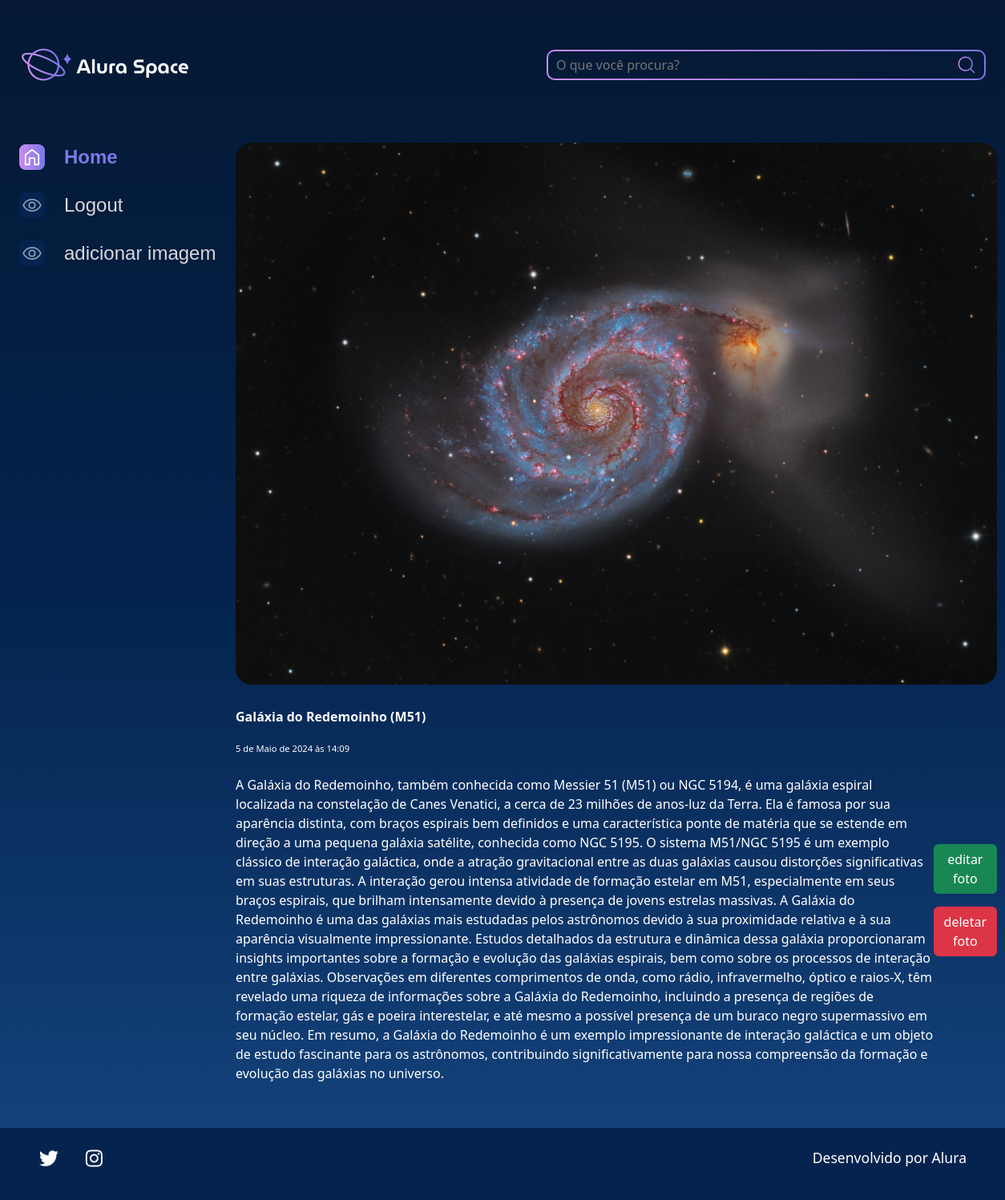
Screenshot of /imagem/4/ (signed in) with the database file from the repository.
### apps/galeria/models.py (models this page shows, shortened)
class Fotografia(models.Model):
    CATEGORIA_CHOISES = [
        ("NEBULOSA", "nebulosa"),
        ("ESTRELA", "estrela"),
        ("GALÁXIA", "galáxia"),
        ("PLANETA", "planeta"),
    ]
    nome = models.CharField(max_length=100, null=False, blank=False)
    legenda = models.CharField(max_length=200, null=False, blank=False)
    categoria = models.CharField(max_length=100, choices=CATEGORIA_CHOISES, default='')
    descricao = models.TextField(null=False, blank=False)
    data = models.DateTimeField(default=datetime.now, blank=False)
    foto = models.ImageField(upload_to='galeria/', blank=True)
    publicada = models.BooleanField(default=True)
    usuario = models.ForeignKey(
        to=User,
        on_delete=models.SET_NULL,
        null=True,
        blank=False,
        related_name="user",
    )

### apps/galeria/views.py (the view)
# urls.py: path('imagem/<int:pk>/', views.detail, name="detail"),
def detail(request, pk):
    if not request.user.is_authenticated:
        messages.error(request, "você precisa está logado para acessar o nosso site!")
        return redirect('usuarios:login')
    fotografia = get_object_or_404(Fotografia, pk=pk)
    return render(request, 'galeria/imagem.html', {
        "fotografia": fotografia,
    })

### core/templates/galeria/imagem.html (shortened to what this page needs)
{% extends '../shared/base.html' %}
{% load static %}
{% block style %}
    <link href="https://cdn.jsdelivr.net/npm/bootstrap@5.2.2/dist/css/bootstrap.min.css" rel="stylesheet">
{% endblock %}
{% block conteudo %}
    <section class="conteudo">
        <section class="imagem">
            <div class="imagem__conteudo">
                {% if fotografia.foto %}
                    <img class="imagem__imagem" src="{{ fotografia.foto.url }}">
                {% else %}
                    <div class="col-12 text-center" style="margin-bottom: 10px;">
                            <div class="alert alert-danger" role="alert">
                                A fotografia não possui foto cadastrada no nosso sistema!
                            </div>
                    </div>
                {% endif %}
                <div class="imagem__info">
                    <div class="imagem__texto">
                        <p class="imagem__titulo">{{ fotografia.nome }}</p>
                        <p class="imagem__descricao">{{ fotografia.data }}</p>
                        <p class="imagem__texto">{{ fotografia.descricao }}</p>
                    </div>
                    <div class="imagem__texto">
                        <div class="mb-3">
                           <a href="{% url 'galeria:editar_foto' fotografia.id %}"><button class="btn btn-success col-12" style="padding: top 5px;" >editar foto</button></a>
                        </div>
                        <div>
                            <a href="{% url 'galeria:deletar_foto' fotografia.id %}"><button class="btn btn-danger col-12" style="padding: top 5px;">deletar foto</button></a>
                        </div>
                    </div>
                </div>
            </div>
        </section>
    </section>
{% endblock %}

### core/static/css/style.css (style rules this page uses)
html, body, div, span, applet, object, iframe, h1, h2, h3, h4, h5, h6, p, blockquote, pre, a, abbr, acronym, address, big, cite, code, del, dfn, em, img, ins, kbd, q, s, samp, small, strike, strong, sub, sup, tt, var, b, u, i, center, dl, dt, dd, ol, ul, li, fieldset, form, label, legend, table, caption, tbody, tfoot, thead, tr, th, td, article, aside, canvas, details, embed, figure, figcaption, footer, header, hgroup, menu, nav, output, ruby, section, summary, time, mark, audio, video { margin: 0; padding: 0; border: 0; font-size: 100%; font: inherit; vertical-align: baseline; }
article, aside, details, figcaption, figure, footer, header, hgroup, menu, nav, section { display: block; }
body { line-height: 1; font-family: 'Space Grotesk', sans-serif; min-height: 100vh; background: linear-gradient(#041833,#04244F,#154580); background-repeat: no-repeat; background-position: center; background-size: cover; }
.imagem { display: flex; justify-content: center; align-items: center; }
.imagem__conteudo { background-color: transparent; display: flex; flex-direction: column; border-radius: 20px 20px 0 0; width: 950px; }
.imagem__imagem { width: 100%; border-radius: 20px; }
.imagem__info { font-size: 1.2rem; display: flex; justify-content: space-between; align-items: center; margin-bottom: 1rem; margin-top: 1rem; }
.imagem__texto { display: flex; flex-direction: column; justify-content: space-between; color: #FFFFFF; margin-top: 0.5rem; }
.imagem__titulo { font-weight: bold; line-height: 2rem; color: #FFFFFF; }
.imagem__texto { font-size: 1rem; }
.imagem__descricao { font-size: 0.7rem; }
button { background-color: transparent; border: none; }
.col-12 { flex: 0 0 auto; width: 100%; }
.btn { --bs-btn-padding-x: 0.75rem; --bs-btn-padding-y: 0.375rem; --bs-btn-font-family: ; --bs-btn-font-size: 1rem; --bs-btn-font-weight: 400; --bs-btn-line-height: 1.5; --bs-btn-color: #212529; --bs-btn-bg: transparent; --bs-btn-border-width: 1px; --bs-btn-border-color: transparent; --bs-btn-border-radius: 0.375rem; --bs-btn-hover-border-color: transparent; --bs-btn-box-shadow: inset 0 1px 0 rgba(255, 255, 255, 0.15),0 1px 1px rgba(0, 0, 0, 0.075); --bs-btn-disabled-opacity: 0.65; --bs-btn-focus-box-shadow: 0 0 0 0.25rem rgba(var(--bs-btn-focus-shadow-rgb), .5); display: inline-block; padding: var(--bs-btn-padding-y) var(--bs-btn-padding-x); font-family: var(--bs-btn-font-family); font-size: var(--bs-btn-font-size); font-weight: var(--bs-btn-font-weight); line-height: var(--bs-btn-line-height); color: var(--bs-btn-color); text-align: center; text-decoration: none; vertical-align: middle; cursor: pointer; -webkit-user-select: none; -moz-user-select: none; user-select: none; border: var(--bs-btn-border-width) solid var(--bs-btn-border-color); border-radius: var(--bs-btn-border-radius); background-color: var(--bs-btn-bg); transition: color .15s ease-in-out,background-color .15s ease-in-out,border-color .15s ease-in-out,box-shadow .15s ease-in-out; }
.btn-success { --bs-btn-color: #fff; --bs-btn-bg: #198754; --bs-btn-border-color: #198754; --bs-btn-hover-color: #fff; --bs-btn-hover-bg: #157347; --bs-btn-hover-border-color: #146c43; --bs-btn-focus-shadow-rgb: 60,153,110; --bs-btn-active-color: #fff; --bs-btn-active-bg: #146c43; --bs-btn-active-border-color: #13653f; --bs-btn-active-shadow: inset 0 3px 5px rgba(0, 0, 0, 0.125); --bs-btn-disabled-color: #fff; --bs-btn-disabled-bg: #198754; --bs-btn-disabled-border-color: #198754; }
.btn-danger { color: #fff; background-color: #dc3545; border-color: #dc3545; }

### rows the page displays
Fotografia: foto (picture), nome "Galáxia do Redemoinho (M51)", data "5 de Maio de 2024 às 14:09", descricao "A Galáxia do Redemoinho, também conhecida como Messier 51 (M51) ou NGC 5194, é uma galáxia espiral localizada na constelação de Canes Venatici, a cerca de 23 milhões de anos-luz da Terra. Ela é famosa por sua aparência distinta, com braços espirais bem definidos e uma característica ponte de matéria que se estende em direção a uma pequena galáxia satélite, conhecida como NGC 5195. O sistema M51/NGC 5195 é um exemplo clássico de interação galáctica, onde a atração gravitacional entre as duas galáxias causou distorções significativas em suas estruturas. A interação gerou intensa atividade de formação estelar em M51, especialmente em seus braços espirais, que brilham intensamente devido à…"
